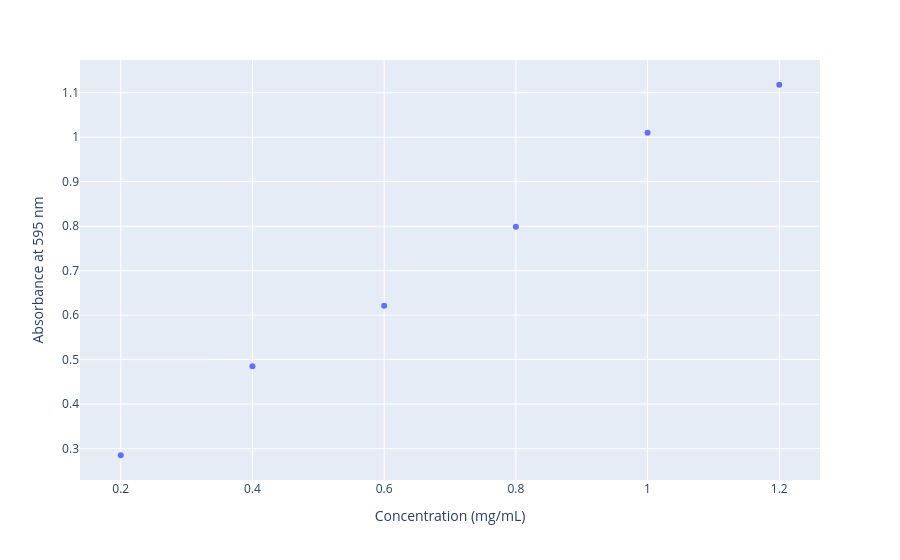

Notebook source saved alongside this figure:
### Markdown cell above
Note that you can change the axis labels using the following syntax.

### Code cell
# Create a figure using px.scatter.
fig = px.scatter(df, x='concentration', y="absorbance", 
                 labels={"concentration":"Concentration (mg/mL)", "absorbance":"Absorbance at 595 nm"})

# Show the figure.
fig.show()

### Figure 1 — Plotly figure (JSON) as saved in the notebook; plotly's stock layout.template omitted (floating-point values rounded to 4 significant figures)
{"data": [{"hovertemplate": "Concentration (mg/mL)=%{x}<br>Absorbance at 595 nm=%{y}<extra></extra>", "legendgroup": "", "marker": {"color": "#636efa", "symbol": "circle"}, "mode": "markers", "name": "", "orientation": "v", "showlegend": false, "type": "scatter", "x": [0.2, 0.4, 0.6, 0.8, 1.0, 1.2], "xaxis": "x", "y": [0.285, 0.485, 0.621, 0.799, 1.01, 1.118], "yaxis": "y"}], "layout": {"legend": {"tracegroupgap": 0}, "margin": {"t": 60}, "xaxis": {"anchor": "y", "domain": [0.0, 1.0], "title": {"text": "Concentration (mg/mL)"}}, "yaxis": {"anchor": "x", "domain": [0.0, 1.0], "title": {"text": "Absorbance at 595 nm"}}}}
